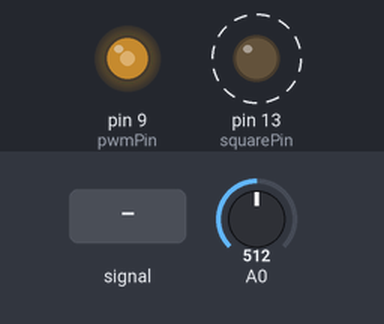
A sketch run on a simulated Arduino Uno, built with avr-gcc and run on an emulated ATmega328P. On the bench: output pins drawn as LEDs (lit = HIGH). Dashed ring = blinking. Inputs (shaded band) come from the test bench; at power-on: A0 = 512.

Above: at 1.2 s.
1.3 s: A0 fed a 2 Hz sine of ±306 counts around its level
At 1.75 s:
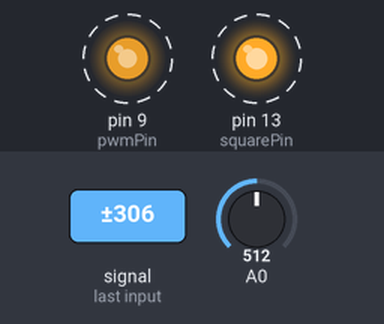
4.3 s: A0 set to 0
At 4.8 s:
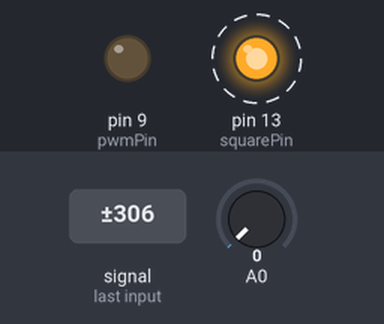
Timing chart, 0 to 13.3 s (numbered marks = the images above; inputs shaded):
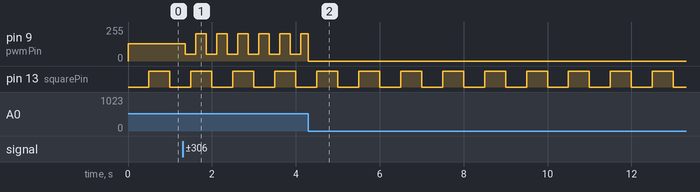

Measured:
- after the input at 1.3 s, pin 9 (pwmPin): alternates 204/255 for 0.25 s and 51/255 for 0.25 s, starting after 0.07 s
- by itself, pin 13 (squarePin): alternates HIGH for 0.50 s and LOW for 0.50 s

The sketch:

arduino_pwm_adc.ino
```cpp
/*
  arduino_pwm_adc.ino
  - Leitura ADC e conversão para 8 bits
  - Controlo de atuador por PWM (8-bit)
  - Geração de onda quadrada 1 Hz

  Implementação sem usar funções da biblioteca Arduino.
  Usa acesso direto aos registos AVR do ATmega328P.

  Hardware: Arduino Uno (ou compatível)
*/

#include <avr/io.h>
#include <avr/interrupt.h>

const uint8_t analogChannel = 0; // ADC0 -> A0
const uint8_t pwmPin = PB1;      // D9 = PB1, saída PWM do Timer1
const uint8_t squarePin = PB5;   // D13 = PB5, LED onboard

volatile uint16_t timer0Ticks = 0;

void adc_init(void) {
  // ADC habilitado, prescaler 128 para 125 kHz em 16 MHz
  ADCSRA = _BV(ADEN) | _BV(ADPS2) | _BV(ADPS1) | _BV(ADPS0);
  ADMUX = _BV(REFS0); // referência AVcc, canal ADC0
}

uint16_t adc_read_10bit(uint8_t channel) {
  ADMUX = (ADMUX & 0xF0) | (channel & 0x0F);
  ADCSRA |= _BV(ADSC);

  while (ADCSRA & _BV(ADSC)) {
    // espera até a conversão terminar
  }

  return ADC;
}

void pwm_init(void) {
  DDRB |= _BV(pwmPin); // saída PWM em PB1 (D9)

  // Timer1 em Fast PWM 8-bit, canal A, não invertido
  TCCR1A = _BV(COM1A1) | _BV(WGM10);
  TCCR1B = _BV(WGM12) | _BV(CS10); // sem prescaler
  OCR1A = 0;
}

void timer0_init_1ms(void) {
  // Timer0 em CTC com prescaler 64 -> tick de ~1 ms em 16 MHz
  TCCR0A = _BV(WGM01);
  TCCR0B = _BV(CS01) | _BV(CS00);
  OCR0A = 249;
  TIMSK0 |= _BV(OCIE0A);
}

ISR(TIMER0_COMPA_vect) {
  timer0Ticks++;

  // Toggle de 1 Hz: 500 ms em HIGH + 500 ms em LOW
  if ((timer0Ticks % 500) == 0) {
    PORTB ^= _BV(squarePin);
  }
}

void setup(void) {
  DDRB |= _BV(pwmPin) | _BV(squarePin);
  PORTB &= ~_BV(pwmPin);
  PORTB &= ~_BV(squarePin);

  adc_init();
  pwm_init();
  timer0_init_1ms();

  sei();
}

void loop(void) {
  uint16_t raw = adc_read_10bit(analogChannel);
  uint8_t value8 = (uint8_t)(raw >> 2); // 0..1023 -> 0..255

  OCR1A = value8;
}
```
